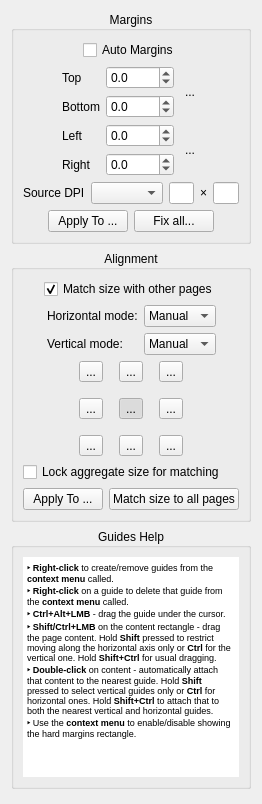
<?xml version="1.0" encoding="UTF-8"?>
<ui version="4.0">
 <class>page_layout::OptionsWidget</class>
 <widget class="QWidget" name="page_layout::OptionsWidget">
  <property name="geometry">
   <rect>
    <x>0</x>
    <y>0</y>
    <width>232</width>
    <height>804</height>
   </rect>
  </property>
  <property name="windowTitle">
   <string>Form</string>
  </property>
  <layout class="QVBoxLayout" name="verticalLayout_4">
   <item>
    <widget class="CollapsibleGroupBox" name="marginsGroup">
     <property name="title">
      <string>Margins</string>
     </property>
     <property name="alignment">
      <set>Qt::AlignCenter</set>
     </property>
     <layout class="QVBoxLayout" name="verticalLayout">
      <item>
       <layout class="QHBoxLayout" name="horizontalLayout">
        <item>
         <spacer name="horizontalSpacer_4">
          <property name="orientation">
           <enum>Qt::Horizontal</enum>
          </property>
          <property name="sizeHint" stdset="0">
           <size>
            <width>1</width>
            <height>1</height>
           </size>
          </property>
         </spacer>
        </item>
        <item>
         <widget class="QCheckBox" name="autoMargins">
          <property name="text">
           <string>Auto Margins</string>
          </property>
          <property name="checked">
           <bool>false</bool>
          </property>
         </widget>
        </item>
        <item>
         <spacer name="horizontalSpacer_2">
          <property name="orientation">
           <enum>Qt::Horizontal</enum>
          </property>
          <property name="sizeHint" stdset="0">
           <size>
            <width>1</width>
            <height>1</height>
           </size>
          </property>
         </spacer>
        </item>
       </layout>
      </item>
      <item>
       <layout class="QHBoxLayout" name="horizontalLayout_2">
        <item>
         <spacer name="horizontalSpacer_3">
          <property name="orientation">
           <enum>Qt::Horizontal</enum>
          </property>
          <property name="sizeHint" stdset="0">
           <size>
            <width>1</width>
            <height>1</height>
           </size>
          </property>
         </spacer>
        </item>
        <item>
         <layout class="QGridLayout" name="gridLayout">
          <item row="0" column="2" rowspan="2">
           <widget class="QToolButton" name="topBottomLink">
            <property name="minimumSize">
             <size>
              <width>20</width>
              <height>36</height>
             </size>
            </property>
            <property name="maximumSize">
             <size>
              <width>20</width>
              <height>36</height>
             </size>
            </property>
            <property name="styleSheet">
             <string notr="true">QToolButton:!hover {
  padding: 0;
  border: none;
  background-color: transparent;
}

QToolButton:hover {
  padding: 0;
  border: 1px solid palette(highlight);
  background-color: palette(base);
}

QToolButton:pressed {
  padding: 0;
  border: 1px solid palette(highlight);
  background-color: palette(alternative-base);
}</string>
            </property>
            <property name="text">
             <string>...</string>
            </property>
            <property name="icon">
             <iconset resource="../../../resources/resources.qrc">
              <normaloff>:/icons/stock-vchain.svg</normaloff>:/icons/stock-vchain.svg</iconset>
            </property>
            <property name="iconSize">
             <size>
              <width>18</width>
              <height>24</height>
             </size>
            </property>
           </widget>
          </item>
          <item row="0" column="0">
           <widget class="QLabel" name="label">
            <property name="text">
             <string>Top</string>
            </property>
           </widget>
          </item>
          <item row="3" column="0">
           <widget class="QLabel" name="label_4">
            <property name="text">
             <string>Right</string>
            </property>
           </widget>
          </item>
          <item row="2" column="0">
           <widget class="QLabel" name="label_3">
            <property name="text">
             <string>Left</string>
            </property>
           </widget>
          </item>
          <item row="2" column="2" rowspan="2">
           <widget class="QToolButton" name="leftRightLink">
            <property name="minimumSize">
             <size>
              <width>20</width>
              <height>36</height>
             </size>
            </property>
            <property name="maximumSize">
             <size>
              <width>20</width>
              <height>36</height>
             </size>
            </property>
            <property name="styleSheet">
             <string notr="true">QToolButton:!hover {
  padding: 0;
  border: none;
  background-color: transparent;
}

QToolButton:hover {
  padding: 0;
  border: 1px solid palette(highlight);
  background-color: palette(base);
}

QToolButton:pressed {
  padding: 0;
  border: 1px solid palette(highlight);
  background-color: palette(alternative-base);
}</string>
            </property>
            <property name="text">
             <string>...</string>
            </property>
            <property name="icon">
             <iconset resource="../../../resources/resources.qrc">
              <normaloff>:/icons/stock-vchain.svg</normaloff>:/icons/stock-vchain.svg</iconset>
            </property>
            <property name="iconSize">
             <size>
              <width>18</width>
              <height>24</height>
             </size>
            </property>
            <property name="checked">
             <bool>false</bool>
            </property>
           </widget>
          </item>
          <item row="0" column="1">
           <widget class="QDoubleSpinBox" name="topMarginSpinBox">
            <property name="decimals">
             <number>1</number>
            </property>
            <property name="minimum">
             <double>-9999.000000000000000</double>
            </property>
            <property name="maximum">
             <double>9999.000000000000000</double>
            </property>
           </widget>
          </item>
          <item row="1" column="1">
           <widget class="QDoubleSpinBox" name="bottomMarginSpinBox">
            <property name="decimals">
             <number>1</number>
            </property>
            <property name="minimum">
             <double>-9999.000000000000000</double>
            </property>
            <property name="maximum">
             <double>9999.000000000000000</double>
            </property>
           </widget>
          </item>
          <item row="2" column="1">
           <widget class="QDoubleSpinBox" name="leftMarginSpinBox">
            <property name="decimals">
             <number>1</number>
            </property>
            <property name="minimum">
             <double>-9999.000000000000000</double>
            </property>
            <property name="maximum">
             <double>9999.000000000000000</double>
            </property>
           </widget>
          </item>
          <item row="1" column="0">
           <widget class="QLabel" name="label_2">
            <property name="text">
             <string>Bottom</string>
            </property>
           </widget>
          </item>
          <item row="3" column="1">
           <widget class="QDoubleSpinBox" name="rightMarginSpinBox">
            <property name="decimals">
             <number>1</number>
            </property>
            <property name="minimum">
             <double>-9999.000000000000000</double>
            </property>
            <property name="maximum">
             <double>9999.000000000000000</double>
            </property>
           </widget>
          </item>
         </layout>
        </item>
        <item>
         <spacer name="horizontalSpacer">
          <property name="orientation">
           <enum>Qt::Horizontal</enum>
          </property>
          <property name="sizeHint" stdset="0">
           <size>
            <width>1</width>
            <height>1</height>
           </size>
          </property>
         </spacer>
        </item>
       </layout>
      </item>
      <item>
       <layout class="QHBoxLayout" name="sourceDpiLayout">
        <item>
         <widget class="QLabel" name="sourceDpiLabel">
          <property name="text">
           <string>Source DPI</string>
          </property>
         </widget>
        </item>
        <item>
         <widget class="QComboBox" name="sourceDpiCombo"/>
        </item>
        <item>
         <widget class="QLineEdit" name="sourceXDpi">
          <property name="maximumSize">
           <size>
            <width>40</width>
            <height>16777215</height>
           </size>
          </property>
         </widget>
        </item>
        <item>
         <widget class="QLabel" name="sourceDpiTimesLabel">
          <property name="text">
           <string notr="true">×</string>
          </property>
         </widget>
        </item>
        <item>
         <widget class="QLineEdit" name="sourceYDpi">
          <property name="maximumSize">
           <size>
            <width>40</width>
            <height>16777215</height>
           </size>
          </property>
         </widget>
        </item>
       </layout>
      </item>
      <item>
       <layout class="QHBoxLayout" name="horizontalLayout_5">
        <item>
         <spacer name="horizontalSpacer_9">
          <property name="orientation">
           <enum>Qt::Horizontal</enum>
          </property>
          <property name="sizeHint" stdset="0">
           <size>
            <width>1</width>
            <height>1</height>
           </size>
          </property>
         </spacer>
        </item>
        <item>
         <widget class="QPushButton" name="applyMarginsBtn">
          <property name="text">
           <string>Apply To ...</string>
          </property>
         </widget>
        </item>
        <item>
         <widget class="QPushButton" name="fixDpiBtn">
          <property name="text">
           <string>Fix all...</string>
          </property>
         </widget>
        </item>
        <item>
         <spacer name="horizontalSpacer_10">
          <property name="orientation">
           <enum>Qt::Horizontal</enum>
          </property>
          <property name="sizeHint" stdset="0">
           <size>
            <width>1</width>
            <height>1</height>
           </size>
          </property>
         </spacer>
        </item>
       </layout>
      </item>
     </layout>
    </widget>
   </item>
   <item>
    <widget class="CollapsibleGroupBox" name="alignmentGroup">
     <property name="title">
      <string>Alignment</string>
     </property>
     <property name="alignment">
      <set>Qt::AlignCenter</set>
     </property>
     <layout class="QVBoxLayout" name="verticalLayout_2">
      <property name="topMargin">
       <number>9</number>
      </property>
      <property name="rightMargin">
       <number>9</number>
      </property>
      <item>
       <layout class="QHBoxLayout" name="horizontalLayout_7">
        <item>
         <spacer name="horizontalSpacer_7">
          <property name="orientation">
           <enum>Qt::Horizontal</enum>
          </property>
          <property name="sizeHint" stdset="0">
           <size>
            <width>1</width>
            <height>1</height>
           </size>
          </property>
         </spacer>
        </item>
        <item>
         <widget class="QCheckBox" name="alignWithOthersCB">
          <property name="text">
           <string>Match size with other pages</string>
          </property>
          <property name="checked">
           <bool>true</bool>
          </property>
         </widget>
        </item>
        <item>
         <spacer name="horizontalSpacer_8">
          <property name="orientation">
           <enum>Qt::Horizontal</enum>
          </property>
          <property name="sizeHint" stdset="0">
           <size>
            <width>1</width>
            <height>1</height>
           </size>
          </property>
         </spacer>
        </item>
       </layout>
      </item>
      <item>
       <layout class="QHBoxLayout" name="horizontalLayout_9">
        <item>
         <spacer name="horizontalSpacer_17">
          <property name="orientation">
           <enum>Qt::Horizontal</enum>
          </property>
          <property name="sizeHint" stdset="0">
           <size>
            <width>1</width>
            <height>1</height>
           </size>
          </property>
         </spacer>
        </item>
        <item>
         <layout class="QGridLayout" name="gridLayout_3">
          <item row="0" column="0">
           <widget class="QLabel" name="hAlignmentModeLabel">
            <property name="text">
             <string>Horizontal mode:</string>
            </property>
           </widget>
          </item>
          <item row="1" column="0">
           <widget class="QLabel" name="vAlignmentModeLabel">
            <property name="text">
             <string>Vertical mode:</string>
            </property>
           </widget>
          </item>
          <item row="0" column="1">
           <widget class="QComboBox" name="hAlignmentModeCB">
            <property name="currentIndex">
             <number>1</number>
            </property>
            <item>
             <property name="text">
              <string comment="auto">Auto</string>
             </property>
            </item>
            <item>
             <property name="text">
              <string comment="manual">Manual</string>
             </property>
            </item>
            <item>
             <property name="text">
              <string comment="original">Original</string>
             </property>
            </item>
           </widget>
          </item>
          <item row="1" column="1">
           <widget class="QComboBox" name="vAlignmentModeCB">
            <property name="currentIndex">
             <number>1</number>
            </property>
            <item>
             <property name="text">
              <string comment="auto">Auto</string>
             </property>
            </item>
            <item>
             <property name="text">
              <string comment="manual">Manual</string>
             </property>
            </item>
            <item>
             <property name="text">
              <string comment="original">Original</string>
             </property>
            </item>
           </widget>
          </item>
         </layout>
        </item>
        <item>
         <spacer name="horizontalSpacer_18">
          <property name="orientation">
           <enum>Qt::Horizontal</enum>
          </property>
          <property name="sizeHint" stdset="0">
           <size>
            <width>1</width>
            <height>1</height>
           </size>
          </property>
         </spacer>
        </item>
       </layout>
      </item>
      <item>
       <layout class="QHBoxLayout" name="horizontalLayout_4">
        <item>
         <spacer name="horizontalSpacer_6">
          <property name="orientation">
           <enum>Qt::Horizontal</enum>
          </property>
          <property name="sizeHint" stdset="0">
           <size>
            <width>1</width>
            <height>1</height>
           </size>
          </property>
         </spacer>
        </item>
        <item>
         <layout class="QGridLayout" name="gridLayout_2">
          <property name="spacing">
           <number>16</number>
          </property>
          <item row="0" column="0">
           <widget class="QToolButton" name="alignTopLeftBtn">
            <property name="text">
             <string>...</string>
            </property>
            <property name="icon">
             <iconset resource="../../../resources/resources.qrc">
              <normaloff>:/icons/stock-gravity-north-west.svg</normaloff>:/icons/stock-gravity-north-west.svg</iconset>
            </property>
            <property name="iconSize">
             <size>
              <width>24</width>
              <height>24</height>
             </size>
            </property>
            <property name="checkable">
             <bool>true</bool>
            </property>
            <property name="autoExclusive">
             <bool>true</bool>
            </property>
           </widget>
          </item>
          <item row="0" column="1">
           <widget class="QToolButton" name="alignTopBtn">
            <property name="text">
             <string>...</string>
            </property>
            <property name="icon">
             <iconset resource="../../../resources/resources.qrc">
              <normaloff>:/icons/stock-gravity-north.svg</normaloff>:/icons/stock-gravity-north.svg</iconset>
            </property>
            <property name="iconSize">
             <size>
              <width>24</width>
              <height>24</height>
             </size>
            </property>
            <property name="checkable">
             <bool>true</bool>
            </property>
            <property name="autoExclusive">
             <bool>true</bool>
            </property>
           </widget>
          </item>
          <item row="0" column="2">
           <widget class="QToolButton" name="alignTopRightBtn">
            <property name="text">
             <string>...</string>
            </property>
            <property name="icon">
             <iconset resource="../../../resources/resources.qrc">
              <normaloff>:/icons/stock-gravity-north-east.svg</normaloff>:/icons/stock-gravity-north-east.svg</iconset>
            </property>
            <property name="iconSize">
             <size>
              <width>24</width>
              <height>24</height>
             </size>
            </property>
            <property name="checkable">
             <bool>true</bool>
            </property>
            <property name="autoExclusive">
             <bool>true</bool>
            </property>
           </widget>
          </item>
          <item row="1" column="0">
           <widget class="QToolButton" name="alignLeftBtn">
            <property name="text">
             <string>...</string>
            </property>
            <property name="icon">
             <iconset resource="../../../resources/resources.qrc">
              <normaloff>:/icons/stock-gravity-west.svg</normaloff>:/icons/stock-gravity-west.svg</iconset>
            </property>
            <property name="iconSize">
             <size>
              <width>24</width>
              <height>24</height>
             </size>
            </property>
            <property name="checkable">
             <bool>true</bool>
            </property>
            <property name="autoExclusive">
             <bool>true</bool>
            </property>
           </widget>
          </item>
          <item row="1" column="1">
           <widget class="QToolButton" name="alignCenterBtn">
            <property name="text">
             <string>...</string>
            </property>
            <property name="icon">
             <iconset resource="../../../resources/resources.qrc">
              <normaloff>:/icons/stock-center.svg</normaloff>:/icons/stock-center.svg</iconset>
            </property>
            <property name="iconSize">
             <size>
              <width>24</width>
              <height>24</height>
             </size>
            </property>
            <property name="checkable">
             <bool>true</bool>
            </property>
            <property name="checked">
             <bool>true</bool>
            </property>
            <property name="autoExclusive">
             <bool>true</bool>
            </property>
           </widget>
          </item>
          <item row="1" column="2">
           <widget class="QToolButton" name="alignRightBtn">
            <property name="text">
             <string>...</string>
            </property>
            <property name="icon">
             <iconset resource="../../../resources/resources.qrc">
              <normaloff>:/icons/stock-gravity-east.svg</normaloff>:/icons/stock-gravity-east.svg</iconset>
            </property>
            <property name="iconSize">
             <size>
              <width>24</width>
              <height>24</height>
             </size>
            </property>
            <property name="checkable">
             <bool>true</bool>
            </property>
            <property name="autoExclusive">
             <bool>true</bool>
            </property>
           </widget>
          </item>
          <item row="2" column="0">
           <widget class="QToolButton" name="alignBottomLeftBtn">
            <property name="text">
             <string>...</string>
            </property>
            <property name="icon">
             <iconset resource="../../../resources/resources.qrc">
              <normaloff>:/icons/stock-gravity-south-west.svg</normaloff>:/icons/stock-gravity-south-west.svg</iconset>
            </property>
            <property name="iconSize">
             <size>
              <width>24</width>
              <height>24</height>
             </size>
            </property>
            <property name="checkable">
             <bool>true</bool>
            </property>
            <property name="autoExclusive">
             <bool>true</bool>
            </property>
           </widget>
          </item>
          <item row="2" column="1">
           <widget class="QToolButton" name="alignBottomBtn">
            <property name="text">
             <string>...</string>
            </property>
            <property name="icon">
             <iconset resource="../../../resources/resources.qrc">
              <normaloff>:/icons/stock-gravity-south.svg</normaloff>:/icons/stock-gravity-south.svg</iconset>
            </property>
            <property name="iconSize">
             <size>
              <width>24</width>
              <height>24</height>
             </size>
            </property>
            <property name="checkable">
             <bool>true</bool>
            </property>
            <property name="autoExclusive">
             <bool>true</bool>
            </property>
           </widget>
          </item>
          <item row="2" column="2">
           <widget class="QToolButton" name="alignBottomRightBtn">
            <property name="text">
             <string>...</string>
            </property>
            <property name="icon">
             <iconset resource="../../../resources/resources.qrc">
              <normaloff>:/icons/stock-gravity-south-east.svg</normaloff>:/icons/stock-gravity-south-east.svg</iconset>
            </property>
            <property name="iconSize">
             <size>
              <width>24</width>
              <height>24</height>
             </size>
            </property>
            <property name="checkable">
             <bool>true</bool>
            </property>
            <property name="autoExclusive">
             <bool>true</bool>
            </property>
           </widget>
          </item>
         </layout>
        </item>
        <item>
         <spacer name="horizontalSpacer_5">
          <property name="orientation">
           <enum>Qt::Horizontal</enum>
          </property>
          <property name="sizeHint" stdset="0">
           <size>
            <width>1</width>
            <height>1</height>
           </size>
          </property>
         </spacer>
        </item>
       </layout>
      </item>
      <item>
       <widget class="QCheckBox" name="freezeAggregateHardSizeCb">
        <property name="toolTip">
         <string>Keep the aggregate page size used for matching fixed while you switch pages, so the reference dimensions do not jump.</string>
        </property>
        <property name="text">
         <string>Lock aggregate size for matching</string>
        </property>
       </widget>
      </item>
      <item>
       <layout class="QHBoxLayout" name="horizontalLayout_6">
        <item>
         <spacer name="horizontalSpacer_11">
          <property name="orientation">
           <enum>Qt::Horizontal</enum>
          </property>
          <property name="sizeHint" stdset="0">
           <size>
            <width>1</width>
            <height>1</height>
           </size>
          </property>
         </spacer>
        </item>
        <item>
         <widget class="QPushButton" name="applyAlignmentBtn">
          <property name="text">
           <string>Apply To ...</string>
          </property>
         </widget>
        </item>
        <item>
         <widget class="QPushButton" name="matchSizeToAllBtn">
          <property name="text">
           <string>Match size to all pages</string>
          </property>
          <property name="toolTip">
           <string>Apply &quot;Match size with other pages&quot; to every page so they all share the same output size.</string>
          </property>
         </widget>
        </item>
        <item>
         <spacer name="horizontalSpacer_12">
          <property name="orientation">
           <enum>Qt::Horizontal</enum>
          </property>
          <property name="sizeHint" stdset="0">
           <size>
            <width>1</width>
            <height>1</height>
           </size>
          </property>
         </spacer>
        </item>
       </layout>
      </item>
     </layout>
    </widget>
   </item>
   <item>
    <widget class="CollapsibleGroupBox" name="groupBox">
     <property name="sizePolicy">
      <sizepolicy hsizetype="Preferred" vsizetype="Preferred">
       <horstretch>0</horstretch>
       <verstretch>0</verstretch>
      </sizepolicy>
     </property>
     <property name="title">
      <string>Guides Help</string>
     </property>
     <property name="alignment">
      <set>Qt::AlignCenter</set>
     </property>
     <layout class="QVBoxLayout" name="verticalLayout_6">
      <property name="sizeConstraint">
       <enum>QLayout::SetDefaultConstraint</enum>
      </property>
      <item>
       <widget class="QTextBrowser" name="textBrowser">
        <property name="sizePolicy">
         <sizepolicy hsizetype="Expanding" vsizetype="Expanding">
          <horstretch>0</horstretch>
          <verstretch>0</verstretch>
         </sizepolicy>
        </property>
        <property name="minimumSize">
         <size>
          <width>0</width>
          <height>220</height>
         </size>
        </property>
        <property name="baseSize">
         <size>
          <width>0</width>
          <height>0</height>
         </size>
        </property>
        <property name="acceptDrops">
         <bool>false</bool>
        </property>
        <property name="toolTip">
         <string/>
        </property>
        <property name="toolTipDuration">
         <number>-1</number>
        </property>
        <property name="statusTip">
         <string/>
        </property>
        <property name="autoFillBackground">
         <bool>false</bool>
        </property>
        <property name="frameShape">
         <enum>QFrame::NoFrame</enum>
        </property>
        <property name="frameShadow">
         <enum>QFrame::Plain</enum>
        </property>
        <property name="verticalScrollBarPolicy">
         <enum>Qt::ScrollBarAlwaysOff</enum>
        </property>
        <property name="horizontalScrollBarPolicy">
         <enum>Qt::ScrollBarAlwaysOff</enum>
        </property>
        <property name="sizeAdjustPolicy">
         <enum>QAbstractScrollArea::AdjustToContentsOnFirstShow</enum>
        </property>
        <property name="autoFormatting">
         <set>QTextEdit::AutoNone</set>
        </property>
        <property name="lineWrapMode">
         <enum>QTextEdit::WidgetWidth</enum>
        </property>
        <property name="readOnly">
         <bool>true</bool>
        </property>
        <property name="html">
         <string>&lt;!DOCTYPE HTML PUBLIC &quot;-//W3C//DTD HTML 4.0//EN&quot; &quot;http://www.w3.org/TR/REC-html40/strict.dtd&quot;&gt;
&lt;html&gt;&lt;head&gt;&lt;meta name=&quot;qrichtext&quot; content=&quot;1&quot; /&gt;&lt;style type=&quot;text/css&quot;&gt;
p, li { white-space: pre-wrap; }
&lt;/style&gt;&lt;/head&gt;&lt;body style=&quot; font-family:'MS Shell Dlg 2'; font-size:8.25pt; font-weight:400; font-style:normal;&quot;&gt;
&lt;p style=&quot; margin-top:0px; margin-bottom:0px; margin-left:0px; margin-right:0px; -qt-block-indent:0; text-indent:0px;&quot;&gt;&lt;span style=&quot; font-size:7pt; font-weight:600;&quot;&gt;‣ Right-click&lt;/span&gt;&lt;span style=&quot; font-size:7pt;&quot;&gt; to create/remove guides from the &lt;/span&gt;&lt;span style=&quot; font-size:7pt; font-weight:600;&quot;&gt;context menu&lt;/span&gt;&lt;span style=&quot; font-size:7pt;&quot;&gt; called.&lt;/span&gt;&lt;/p&gt;
&lt;p style=&quot; margin-top:0px; margin-bottom:0px; margin-left:0px; margin-right:0px; -qt-block-indent:0; text-indent:0px;&quot;&gt;&lt;span style=&quot; font-size:7pt; font-weight:600;&quot;&gt;‣ Right-click&lt;/span&gt;&lt;span style=&quot; font-size:7pt;&quot;&gt; on a guide to delete that guide from the &lt;/span&gt;&lt;span style=&quot; font-size:7pt; font-weight:600;&quot;&gt;context menu&lt;/span&gt;&lt;span style=&quot; font-size:7pt;&quot;&gt; called.&lt;/span&gt;&lt;/p&gt;
&lt;p style=&quot; margin-top:0px; margin-bottom:0px; margin-left:0px; margin-right:0px; -qt-block-indent:0; text-indent:0px;&quot;&gt;&lt;span style=&quot; font-size:7pt; font-weight:600;&quot;&gt;‣ Ctrl+Alt+LMB&lt;/span&gt;&lt;span style=&quot; font-size:7pt;&quot;&gt; - drag the guide under the cursor.&lt;/span&gt;&lt;/p&gt;
&lt;p style=&quot; margin-top:0px; margin-bottom:0px; margin-left:0px; margin-right:0px; -qt-block-indent:0; text-indent:0px;&quot;&gt;&lt;span style=&quot; font-size:7pt; font-weight:600;&quot;&gt;‣ Shift/Ctrl+LMB&lt;/span&gt;&lt;span style=&quot; font-size:7pt;&quot;&gt; on the content rectangle - drag the page content. Hold &lt;/span&gt;&lt;span style=&quot; font-size:7pt; font-weight:600;&quot;&gt;Shift&lt;/span&gt;&lt;span style=&quot; font-size:7pt;&quot;&gt; pressed to restrict moving along the horizontal axis only or &lt;/span&gt;&lt;span style=&quot; font-size:7pt; font-weight:600;&quot;&gt;Ctrl&lt;/span&gt;&lt;span style=&quot; font-size:7pt;&quot;&gt; for the vertical one. Hold &lt;/span&gt;&lt;span style=&quot; font-size:7pt; font-weight:600;&quot;&gt;Shift+Ctrl&lt;/span&gt;&lt;span style=&quot; font-size:7pt;&quot;&gt; for usual dragging.&lt;/span&gt;&lt;/p&gt;
&lt;p style=&quot; margin-top:0px; margin-bottom:0px; margin-left:0px; margin-right:0px; -qt-block-indent:0; text-indent:0px;&quot;&gt;&lt;span style=&quot; font-size:7pt; font-weight:600;&quot;&gt;‣ Double-click&lt;/span&gt;&lt;span style=&quot; font-size:7pt;&quot;&gt; on content - automatically attach that content to the nearest guide. Hold &lt;/span&gt;&lt;span style=&quot; font-size:7pt; font-weight:600;&quot;&gt;Shift&lt;/span&gt;&lt;span style=&quot; font-size:7pt;&quot;&gt; pressed to select vertical guides only or &lt;/span&gt;&lt;span style=&quot; font-size:7pt; font-weight:600;&quot;&gt;Ctrl&lt;/span&gt;&lt;span style=&quot; font-size:7pt;&quot;&gt; for horizontal ones. Hold &lt;/span&gt;&lt;span style=&quot; font-size:7pt; font-weight:600;&quot;&gt;Shift+Ctrl&lt;/span&gt;&lt;span style=&quot; font-size:7pt;&quot;&gt; to attach that to both the nearest vertical and horizontal guides.&lt;/span&gt;&lt;/p&gt;
&lt;p style=&quot; margin-top:0px; margin-bottom:0px; margin-left:0px; margin-right:0px; -qt-block-indent:0; text-indent:0px;&quot;&gt;&lt;span style=&quot; font-size:7pt; font-weight:600;&quot;&gt;‣&lt;/span&gt;&lt;span style=&quot; font-size:7pt;&quot;&gt; Use the &lt;/span&gt;&lt;span style=&quot; font-size:7pt; font-weight:600;&quot;&gt;context menu&lt;/span&gt;&lt;span style=&quot; font-size:7pt;&quot;&gt; to enable/disable showing the hard margins rectangle.&lt;/span&gt;&lt;/p&gt;&lt;/body&gt;&lt;/html&gt;</string>
        </property>
        <property name="textInteractionFlags">
         <set>Qt::TextSelectableByKeyboard|Qt::TextSelectableByMouse</set>
        </property>
       </widget>
      </item>
     </layout>
    </widget>
   </item>
   <item>
    <spacer name="verticalSpacer">
     <property name="orientation">
      <enum>Qt::Vertical</enum>
     </property>
     <property name="sizeHint" stdset="0">
      <size>
       <width>188</width>
       <height>11</height>
      </size>
     </property>
    </spacer>
   </item>
  </layout>
 </widget>
 <customwidgets>
  <customwidget>
   <class>CollapsibleGroupBox</class>
   <extends>QGroupBox</extends>
   <header location="global">CollapsibleGroupBox.h</header>
   <container>1</container>
  </customwidget>
 </customwidgets>
 <resources>
  <include location="../../../resources/resources.qrc"/>
 </resources>
 <connections/>
</ui>
